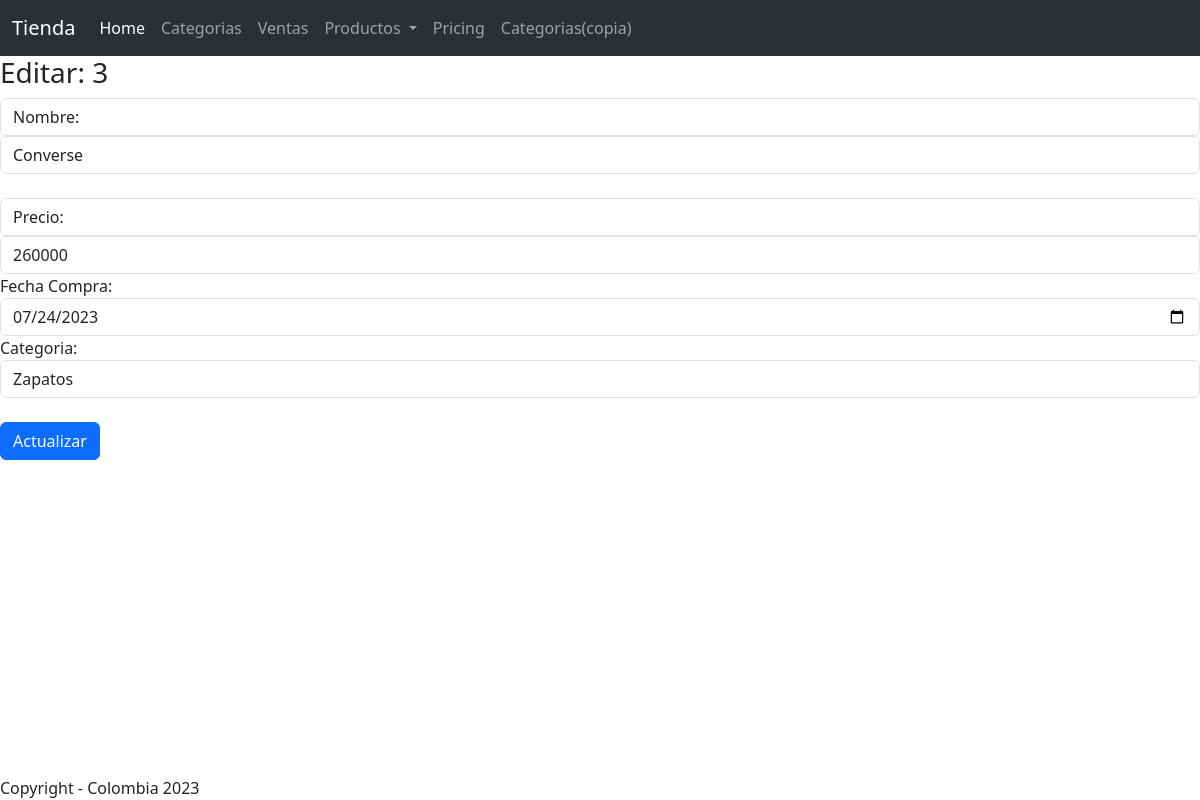
The app's page /productos_editar/3/, older data.
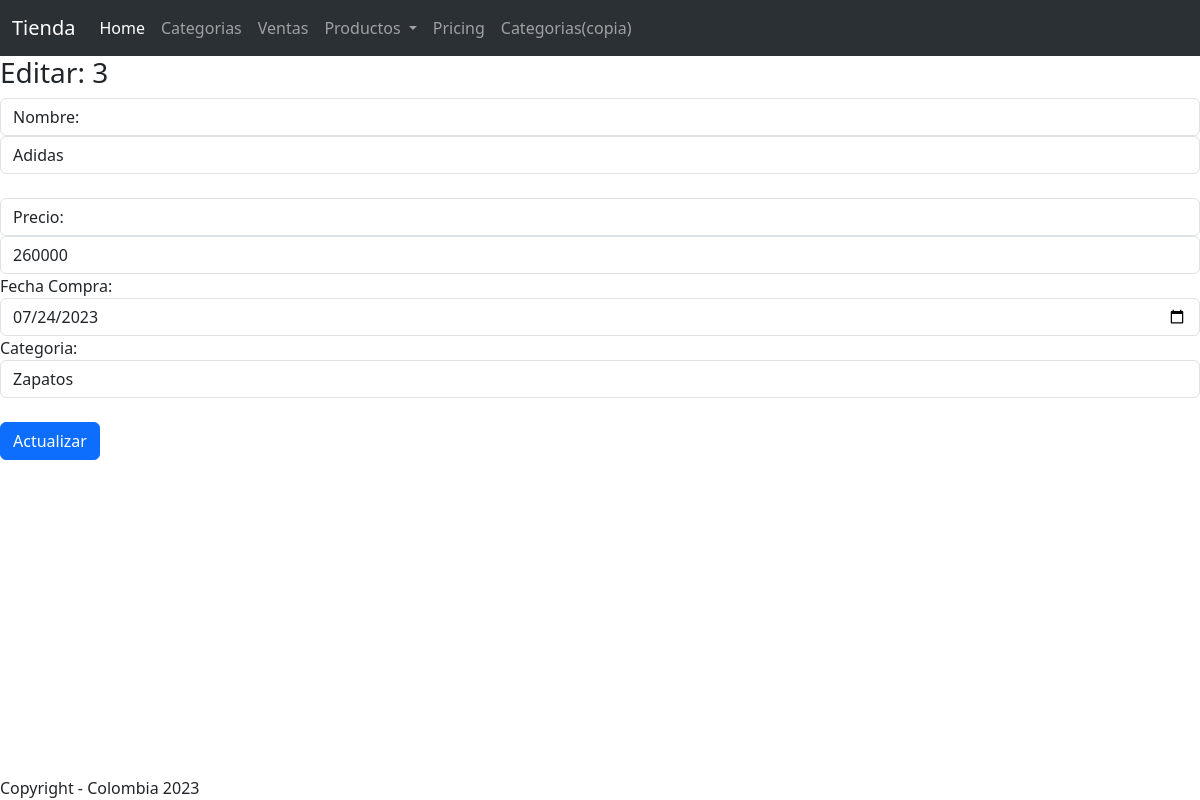
The same page, newer data.
### tienda/models.py (models this page shows, shortened)
class Producto(models.Model):
    nombre = models.CharField(max_length=254)
    precio = models.IntegerField()
    categoria = models.ForeignKey(Categoria, on_delete=models.DO_NOTHING)
    fecha_compra = models.DateField()
    stock = models.IntegerField(default=1)
    foto = models.ImageField(null=True, blank=True, default='fotos_productos/default.png', upload_to='fotos_productos')

class Categoria(models.Model):
    nombre = models.CharField(max_length=50)
    descripcion = models.TextField(null=True, blank=True)

### tienda/views.py (the view)
# urls.py: path("productos_editar/<int:id>/", views.productos_editar, name="productos_editar"),
def productos_editar(request, id):
    q = Producto.objects.get(pk=id)
    query = Categoria.objects.all()
    contexto = {"id": id, "data": q, "categorias": query}
    return render(request, "tienda/productos/form_pro.html", contexto)

### tienda/templates/tienda/productos/form_pro.html (shortened to what this page needs)
{% extends 'tienda/base.html' %}
{% load static %}
{% block contenedor %}
  {% if id %}
    <h3>Editar: {{ id }}</h3>
  {% endif %}
  <form method="post" action="{% url 'tienda:productos_guardar' %}">
    <label class="form-control">Nombre:</label>
    <input type="text" name="nombre" class="form-control" value="{{ data.nombre }}"><br>
    <label class="form-control">Precio:</label>
    <input type="number" name="precio" class="form-control" value="{{data.precio}}">
    <label class="from-control">Fecha Compra:</label>
    <input type="date" name="fecha_compra" class="form-control" value="{{data.fecha_compra|date:'Y-m-d'}}">
    <label class="from-control">Categoria:</label>
    <select name="categoria" class="form-control">
      {% for c in categorias %}
        <option value="{{c.id}}" {% if data.categoria.id == c.id %} selected="" {% endif %}>{{c.nombre}}</option>
      {% endfor %}
    </select>
    <br>
    {% if id %}
      <button type="submit" class="btn btn-primary">Actualizar</button>
    {% else %}
        <button type="submit" class="btn btn-primary">Crear</button>
    {% endif %}
  </form>
{% endblock %}

Row changes from the older to the newer data that the page shows:
changed Producto "Zapatos": nombre "Converse" → "Adidas"
